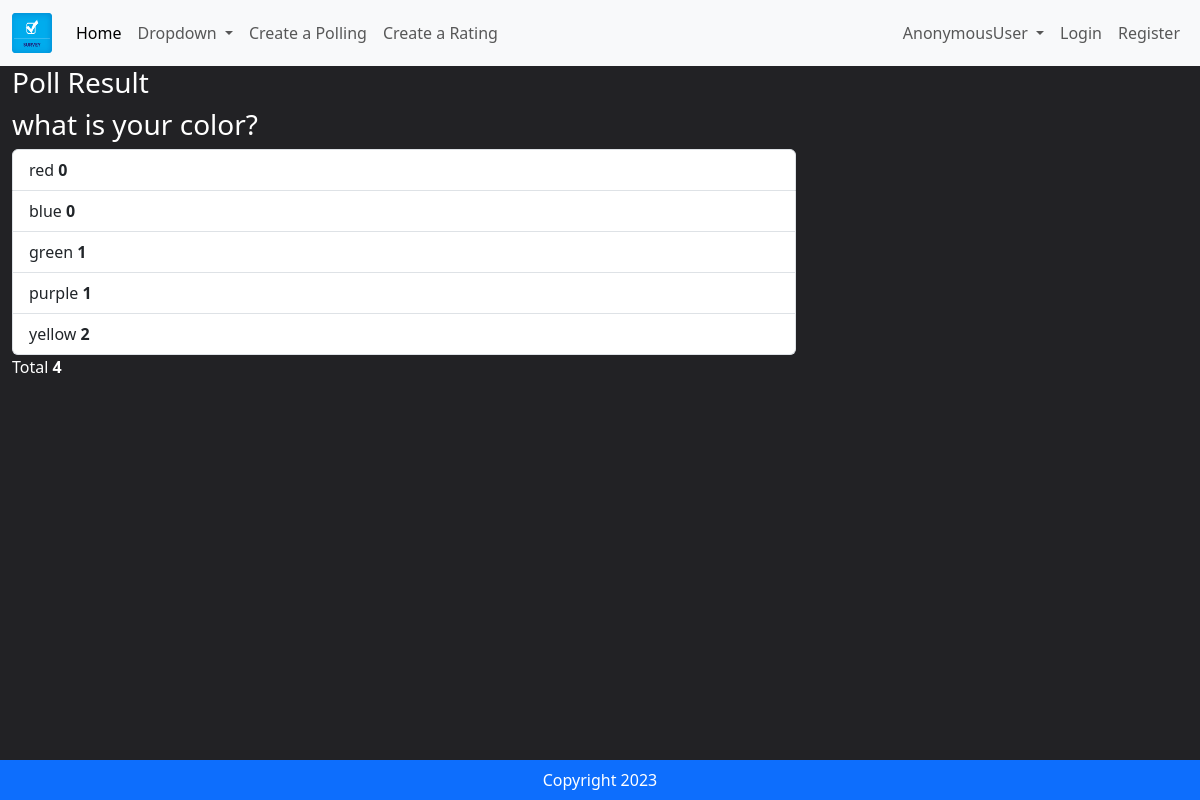
Page /result/12/ on the committed database.
### app/models.py (models this page shows, shortened)
class Entity(models.Model):
    question =  models.TextField()

class Poll(models.Model):
    questionId = models.ForeignKey(Entity,on_delete=models.CASCADE)
    option_one = models.CharField(max_length=50)
    option_two = models.CharField(max_length=50)
    option_three = models.CharField(max_length=50)
    option_four = models.CharField(max_length=50, default='')
    option_five = models.CharField(max_length=50,default='')
    option_count_one = models.IntegerField(default=0)
    option_count_two = models.IntegerField(default=0)
    option_count_three = models.IntegerField(default=0)
    option_count_four = models.IntegerField(default=0)
    option_count_five = models.IntegerField(default=0)
    def total(self):
        return self.option_count_one + self.option_count_two + self.option_count_three + self.option_count_four + self.option_count_five

### app/views.py (the view)
# urls.py: path('result/<entity_id>/',views.result, name='result'),
def result(request, entity_id):
    entity = Entity.objects.get(pk=entity_id)
    poll = Poll.objects.get(questionId=entity)
    context = {'entity':entity,'poll':poll}
    return render(request,'result.html',context)

### templates/result.html
{% extends 'base.html' %}
{% load static %}
{% block main-content %}
<div class="container-fluid">
    <div class="col-lg-8 col-lg-offset-2">
        <div class="panel panel-default">
            <div class="panel-heading">
                <h3 class="panel-title">Poll Result</h3>
            </div>
            <div class="panel-body">
                <h3>{{entity.question}}</h3>
            </div>
            <ul class="list-group">
                <li class="list-group-item">{{poll.option_one}} <strong>{{poll.option_count_one}}</strong></li>
                <li class="list-group-item">{{poll.option_two}} <strong>{{poll.option_count_two}}</strong></li>
                <li class="list-group-item">{{poll.option_three}} <strong>{{poll.option_count_three}}</strong></li>
                <li class="list-group-item">{{poll.option_four}} <strong>{{poll.option_count_four}}</strong></li>
                <li class="list-group-item">{{poll.option_five}} <strong>{{poll.option_count_five}}</strong></li>
            </ul>
            <div class="panel-footer">
                Total <strong>{{poll.total}}</strong>
            </div>
        </div>
    </div>
</div>
{% endblock main-content %}

### templates/base.html (shortened to what this page needs)
{% load static %}
<!DOCTYPE html>
<html>
    <head>
        <link rel="stylesheet" href="https://cdnjs.cloudflare.com/ajax/libs/font-awesome/4.7.0/css/font-awesome.min.css">
        <link href="https://cdn.jsdelivr.net/npm/bootstrap@5.3.0/dist/css/bootstrap.min.css" rel="stylesheet">
        <link href="{% static 'style.css' %}" rel="stylesheet" />
    </head>
    <body>
        <nav class="navbar navbar-expand-lg bg-body-tertiary">
            <div class="container-fluid">
              <a class="navbar-brand" href="{% url 'home' %}">
                <img src="{% static 'images/survey-icon.png' %}" width="40" height="40" class="img-responsive"/>
              </a>
              <div class="collapse navbar-collapse" id="navbarSupportedContent">
                <ul class="navbar-nav me-auto mb-2 mb-lg-0">
                  <li class="nav-item">
                    <a class="nav-link active" aria-current="page" href="{% url 'home' %}">Home</a>
                  </li>
                  <li class="nav-item dropdown">
                    <a class="nav-link dropdown-toggle" href="#" role="button" data-bs-toggle="dropdown" aria-expanded="false">
                      Dropdown
                    </a>
                  </li>
                  <li class="nav-item">
                    <a class="nav-link" href="{% url 'create' %}">Create a Polling</a>
                  </li>
                  <li class="nav-item">
                    <a class="nav-link" href="{% url 'createRating' %}">Create a Rating</a>
                  </li>
                </ul>
              </div>
              <ul class="navbar-nav me-auto mb-2 mb-lg-0">
                <li class="nav-item dropdown">
                  <a class="nav-link dropdown-toggle" href="#" role="button" data-bs-toggle="dropdown" aria-expanded="false">
                   {{request.user}}
                  </a>
                </li>
                <li class="nav-item">
                  <a class="nav-link" href="{% url 'login' %}">Login</a>
                </li>
                <li class="nav-item">
                  <a class="nav-link" href="{% url 'register' %}">Register</a>
                </li>
              </ul>
            </div>
          </nav>
          {% block main-content %}
          {% endblock main-content %}
          <footer class="container--fluid bg-primary text-center fixed-bottom p-2 mt-5 ">
            Copyright 2023
          </footer>
    </body>
</html>

### static/style.css (style rules this page uses)
body { background:#222225; color: white; }

### rows in the picture
Entity: question "what is your color?"
Poll: option_one "red", option_count_one "0", option_two "blue", option_count_two "0", option_three "green", option_count_three "1", option_four "purple", option_count_four "1", option_five "yellow", option_count_five "2", total "4"

### other values in the picture
{{ request.user }} "AnonymousUser"
